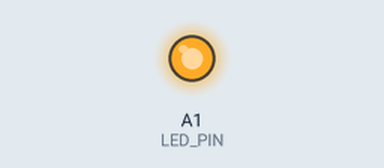
Recording of a sketch running on a simulated Arduino Uno, built with avr-gcc and run on an emulated ATmega328P. On the bench: output pins drawn as LEDs (lit = HIGH).

Above: at 0.9 s.
At 3.24 s:
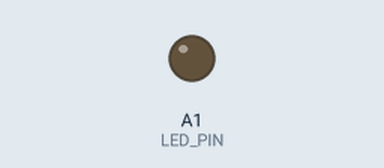
Timing chart, 0 to 3.5 s (numbered marks = the images above):
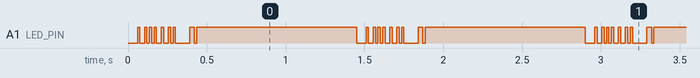

The sketch:

transmitter.ino
```cpp
#define LED_PIN A1
#define BUTTON_PIN A0
#define PERIOD 15
const char* string = "HI`";
int string_length;

void setup()
{
  pinMode(LED_PIN, OUTPUT);
  //pinMode(BUTTON_PIN, INPUT_PULLUP);
  string_length = strlen(string);
  Serial.println("Transmitter is ready");
}

void loop()
{
  for(int i = 0; i < string_length; i ++)
  {
    send_byte(string[i]);
  }
  delay(1000);
}

void send_byte(char my_byte)
{
  digitalWrite(LED_PIN, LOW);
  delay(PERIOD);

  //transmission of bits
  for(int i = 0; i < 8; i++)
  {
    digitalWrite(LED_PIN, (my_byte&(0x01 << i))!=0 );
    delay(PERIOD);
  }

  digitalWrite(LED_PIN, HIGH);
  delay(PERIOD);

}
```

Measured:
- by itself, A1 (LED_PIN): repeats every 1.5 s: LOW 0.03 s, 2 × (HIGH 0.02 s, LOW 0.02 s), 2 × (HIGH 0.02 s, LOW 0.03 s), HIGH 0.02 s, LOW 0.02 s, HIGH 0.02 s, LOW 0.09 s, HIGH 0.03 s, LOW 0.02 s, HIGH 1.0 s, LOW 0.06 s, HIGH 0.02 s
